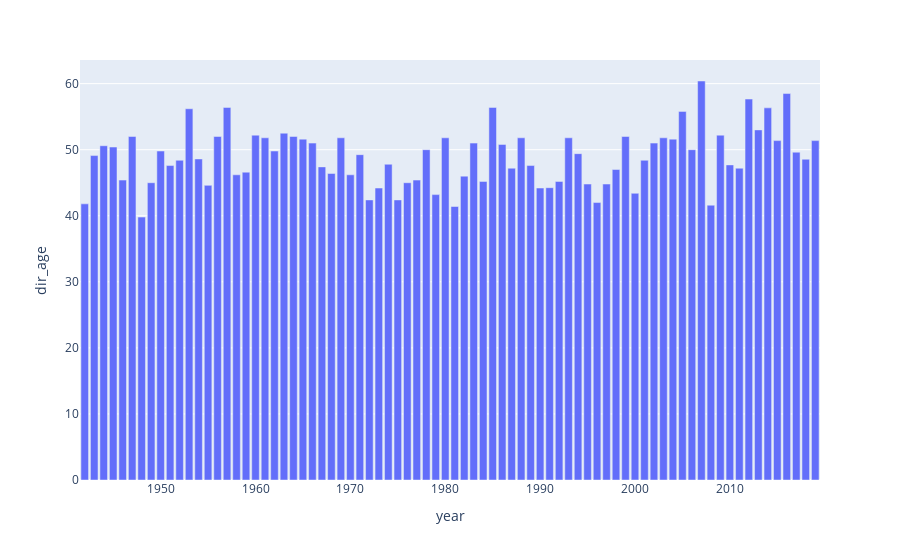

The code cell stored with this chart in its notebook:
### Code cell
bx = traindata[['dir_age','year']].groupby('year').mean().reset_index()

px.bar(bx, x='year', y='dir_age')

### Figure 1 — Plotly figure (JSON) as saved in the notebook; plotly's stock layout.template omitted (floating-point values rounded to 4 significant figures)
{"data": [{"alignmentgroup": "True", "hoverlabel": {"namelength": 0}, "hovertemplate": "year=%{x}<br>dir_age=%{y}", "legendgroup": "", "marker": {"color": "#636efa"}, "name": "", "offsetgroup": "", "orientation": "v", "showlegend": false, "textposition": "auto", "type": "bar", "x": [1942, 1943, 1944, 1945, 1946, 1947, 1948, 1949, 1950, 1951, 1952, 1953, 1954, 1955, 1956, 1957, 1958, 1959, 1960, 1961, 1962, 1963, 1964, 1965, 1966, 1967, 1968, 1969, 1970, 1971, 1972, 1973, 1974, 1975, 1976, 1977, 1978, 1979, 1980, 1981, 1982, 1983, 1984, 1985, 1986, 1987, 1988, 1989, 1990, 1991, 1992, 1993, 1994, 1995, 1996, 1997, 1998, 1999, 2000, 2001, 2002, 2003, 2004, 2005, 2006, 2007, 2008, 2009, 2010, 2011, 2012, 2013, 2014, 2015, 2016, 2017, 2018, 2019], "xaxis": "x", "y": [41.8, 49.11, 50.6, 50.4, 45.4, 52, 39.8, 45, 49.8, 47.6, 48.4, 56.2, 48.6, 44.6, 52, 56.4, 46.2, 46.6, 52.2, 51.8, 49.8, 52.5, 52, 51.6, 51, 47.4, 46.4, 51.8, 46.2, 49.25, 42.4, 44.2, 47.8, 42.4, 45, 45.4, 50, 43.2, 51.8, 41.4, 46, 51, 45.2, 56.4, 50.8, 47.2, 51.8, 47.6, 44.2, 44.25, 45.2, 51.8, 49.4, 44.8, 42, 44.8, 47, 52, 43.4, 48.4, 51, 51.8, 51.6, 55.8, 50, 60.4, 41.6, 52.2, 47.7, 47.2, 57.67, 53, 56.33, 51.38, 58.5, 49.62, 48.56, 51.38], "yaxis": "y"}], "layout": {"barmode": "relative", "legend": {"tracegroupgap": 0}, "margin": {"t": 60}, "xaxis": {"anchor": "y", "domain": [0, 1], "title": {"text": "year"}}, "yaxis": {"anchor": "x", "domain": [0, 1], "title": {"text": "dir_age"}}}}
